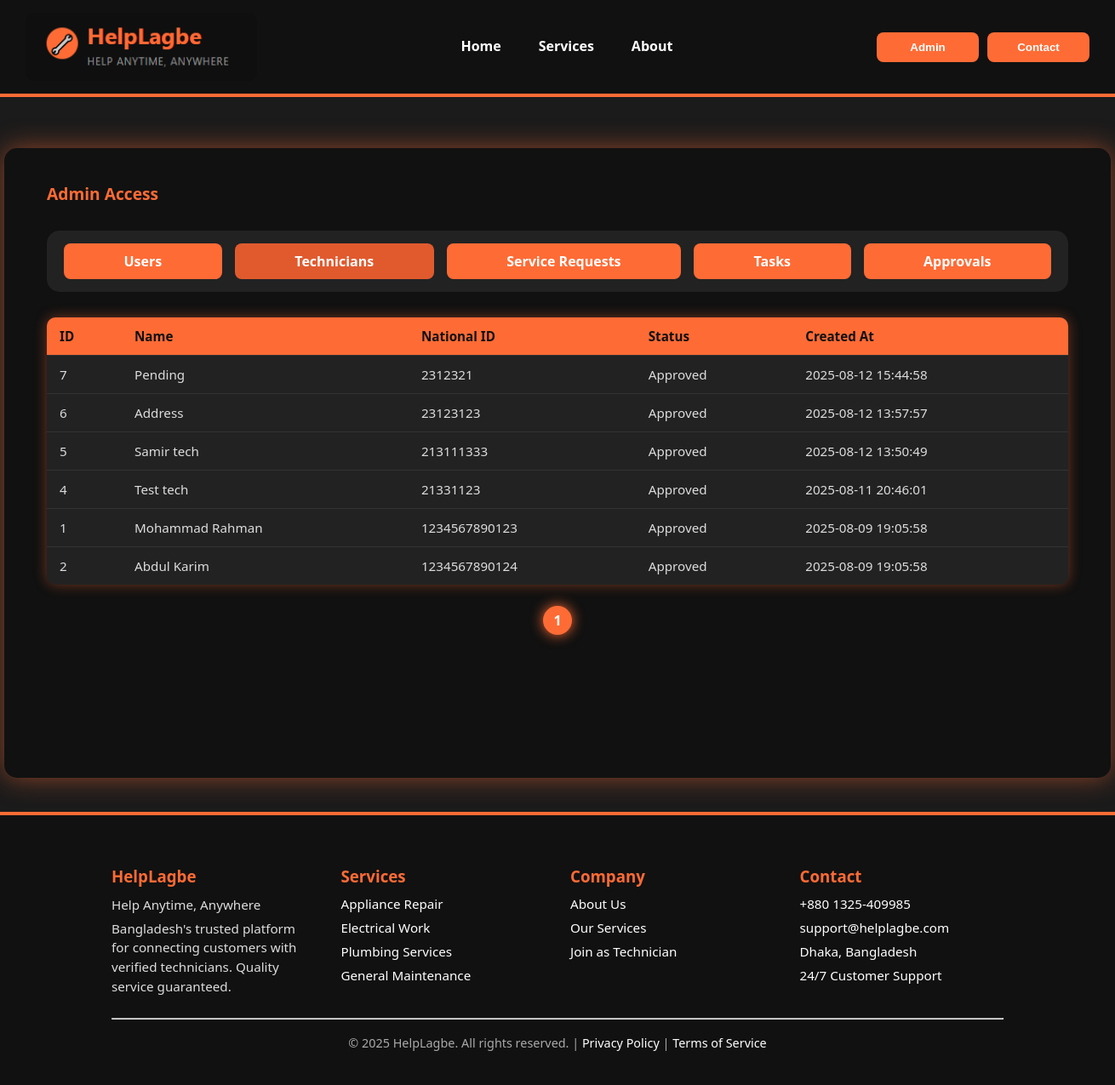
Screenshot of /admindash.php?tab=technicians with the database file from the repository.
### tables this page shows
CREATE TABLE `technician` (
  `technician_id` int(11) NOT NULL,
  `national_id` varchar(50) NOT NULL,
  `Full_Name` varchar(255) NOT NULL,
  `Required_Documents` text DEFAULT NULL,
  `Skill_details` text NOT NULL,
  `status` enum('pending','approved','rejected') DEFAULT 'pending',
  `user_id` int(11) NOT NULL,
  `created_at` timestamp NOT NULL DEFAULT current_timestamp(),
  `updated_at` timestamp NOT NULL DEFAULT current_timestamp() ON UPDATE current_timestamp(),
  `address` text DEFAULT NULL
);

### admindash.php (the view, shortened to what this page needs)
<?php
require 'db.php';
$perPage = 10;
$page = isset($_GET['page']) ? max(1, (int) $_GET['page']) : 1;
$offset = ($page - 1) * $perPage;
$allowed_tabs = ['users', 'technicians', 'requests', 'tasks', 'approvals'];
$tab = isset($_GET['tab']) && in_array($_GET['tab'], $allowed_tabs) ? $_GET['tab'] : 'users';
function getCount($conn, $sql)
{
  $res = $conn->query($sql);
  if ($res && $row = $res->fetch_assoc()) {
    return (int) $row['count'];
  }
  return 0;
}
function getTotalPages($conn, $countSql, $perPage)
{
  $totalItems = getCount($conn, $countSql);
  return ceil($totalItems / $perPage);
}
?>
<!DOCTYPE html>
<html lang="en">
<head>
</head>
<body>
  <header>
    <div class="logo">
      <img src="logo.png" alt="HelpLagbe Logo" />
    </div>
    <nav>
      <a href="homepage.html">Home</a>
      <a href="#services">Services</a>
      <a href="#about">About</a>
    </nav>
    <div style="display:flex; gap:10px;">
      <button class="btn" onclick="location.href='admin.html'">Admin</button>
      <button class="btn"
        onclick="document.getElementById('contact').scrollIntoView({behavior:'smooth'})">Contact</button>
    </div>
  </header>
  <div class="container">
    <div class="admin-access">Admin Access</div>
    <div class="buttons-box">
      <a href="?tab=users" class="btn"
        style="background-color: <?= $tab === 'users' ? '#e05a2e' : '#ff6b35' ?>;">Users</a>
      <a href="?tab=technicians" class="btn"
        style="background-color: <?= $tab === 'technicians' ? '#e05a2e' : '#ff6b35' ?>;">Technicians</a>
      <a href="?tab=requests" class="btn"
        style="background-color: <?= $tab === 'requests' ? '#e05a2e' : '#ff6b35' ?>;">Service Requests</a>
      <a href="?tab=tasks" class="btn"
        style="background-color: <?= $tab === 'tasks' ? '#e05a2e' : '#ff6b35' ?>;">Tasks</a>
      <a href="?tab=approvals" class="btn"
        style="background-color: <?= $tab === 'approvals' ? '#e05a2e' : '#ff6b35' ?>;">Approvals</a>
    </div>
    <?php if ($tab === 'users'):
      $totalPages = getTotalPages($conn, "SELECT COUNT(*) AS count FROM users", $perPage);
      $result = $conn->query("SELECT user_id, username, email, phone_no, created_at FROM users ORDER BY created_at DESC LIMIT $perPage OFFSET $offset");
      ?>
      <table>
        <thead>
          <tr>
            <th>ID</th>
            <th>Username</th>
            <th>Email</th>
            <th>Phone</th>
            <th>Created At</th>
          </tr>
        </thead>
        <tbody>
          <?php while ($row = $result->fetch_assoc()): ?>
            <tr>
              <td><?= $row['user_id'] ?></td>
              <td><?= htmlspecialchars($row['username']) ?></td>
              <td><?= htmlspecialchars($row['email']) ?></td>
              <td><?= htmlspecialchars($row['phone_no']) ?></td>
              <td><?= $row['created_at'] ?></td>
            </tr>
          <?php endwhile; ?>
        </tbody>
      </table>
      <div class="pagination">
        <?php for ($i = 1; $i <= $totalPages; $i++): ?>
          <a href="?tab=users&page=<?= $i ?>" class="<?= $i == $page ? 'active' : '' ?>"><?= $i ?></a>
        <?php endfor; ?>
      </div>
    <?php elseif ($tab === 'technicians'):
      $totalPages = getTotalPages($conn, "SELECT COUNT(*) AS count FROM technician WHERE status != 'pending'", $perPage);
      $result = $conn->query("SELECT technician_id, Full_Name, national_id, status, created_at FROM technician WHERE status != 'pending' ORDER BY created_at DESC LIMIT $perPage OFFSET $offset");
      ?>
      <table>
        <thead>
          <tr>
            <th>ID</th>
            <th>Name</th>
            <th>National ID</th>
            <th>Status</th>
            <th>Created At</th>
          </tr>
        </thead>
        <tbody>
          <?php while ($row = $result->fetch_assoc()): ?>
            <tr>
              <td><?= $row['technician_id'] ?></td>
              <td><?= htmlspecialchars($row['Full_Name']) ?></td>
              <td><?= htmlspecialchars($row['national_id']) ?></td>
              <td><?= ucfirst($row['status']) ?></td>
              <td><?= $row['created_at'] ?></td>
            </tr>
          <?php endwhile; ?>
        </tbody>
      </table>
      <div class="pagination">
        <?php for ($i = 1; $i <= $totalPages; $i++): ?>
          <a href="?tab=technicians&page=<?= $i ?>" class="<?= $i == $page ? 'active' : '' ?>"><?= $i ?></a>
        <?php endfor; ?>
      </div>
    <?php endif; ?>
  </div>
  <footer id="contact">
    <div class="footer-top">
      <div>
        <h3>HelpLagbe</h3>
        <p>Help Anytime, Anywhere</p>
        <p>Bangladesh's trusted platform for connecting customers with verified technicians. Quality service guaranteed.
        </p>
      </div>
      <div>
        <h3>Services</h3>
        <ul>
          <li>Appliance Repair</li>
          <li>Electrical Work</li>
          <li>Plumbing Services</li>
          <li>General Maintenance</li>
        </ul>
      </div>
      <div>
        <h3>Company</h3>
        <ul>
          <li><a href="#">About Us</a></li>
          <li><a href="#">Our Services</a></li>
          <li><a href="#">Join as Technician</a></li>
        </ul>
      </div>
      <div>
        <h3>Contact</h3>
        <ul>
          <li>+880 1325-409985</li>
          <li>support@helplagbe.com</li>
          <li>Dhaka, Bangladesh</li>
          <li>24/7 Customer Support</li>
        </ul>
      </div>
    </div>
    <hr />
    <div class="footer-bottom">
      © <?php echo date('Y'); ?> HelpLagbe. All rights reserved. |
      <a href="#">Privacy Policy</a> |
      <a href="#">Terms of Service</a>
    </div>
  </footer>
</body>
</html>

### admindash.php (style rules this page uses)
body { margin: 0; font-family: "Segoe UI", Tahoma, Geneva, Verdana, sans-serif; background-color: #1b1b1b; color: white; min-height: 100vh; display: flex; flex-direction: column; }
a { text-decoration: none; color: white; transition: color 0.3s; }
nav a { font-weight: 600; font-size: 1rem; color: white; padding: 8px 12px; border-radius: 6px; transition: color 0.3s; background-color: transparent !important; box-shadow: none !important; border-bottom: 3px solid transparent; }
img { max-width: 100%; height: auto; border-radius: 10px; }
header { display: flex; align-items: center; justify-content: space-between; background-color: #111; padding: 15px 30px; position: sticky; top: 0; z-index: 100; border-bottom: 4px solid #ff6b35; }
.logo { display: flex; align-items: center; }
.logo img { height: 80px; }
nav { display: flex; gap: 20px; }
.container { background-color: #111; border-radius: 15px; padding: 40px 50px 50px; width: 1200px; margin: 60px auto 40px; box-shadow: 0 0 30px rgba(255, 107, 53, 0.5); min-height: 650px; display: flex; flex-direction: column; }
.admin-access { font-weight: 700; font-size: 1.2rem; color: #ff6b35; margin-bottom: 30px; user-select: none; }
.buttons-box { background-color: #222; border-radius: 15px; padding: 15px 20px; margin-bottom: 30px; display: flex; gap: 15px; flex-wrap: wrap; }
.btn { background-color: #ff6b35; border: none; padding: 10px 22px; color: white; cursor: pointer; font-weight: 700; border-radius: 8px; transition: background-color 0.3s ease; user-select: none; flex-grow: 1; text-align: center; min-width: 120px; }
table { width: 100%; border-collapse: collapse; font-size: 0.95rem; border-radius: 10px; overflow: hidden; box-shadow: 0 0 15px rgba(255, 107, 53, 0.4); background-color: #222; }
th, td { padding: 12px 15px; border-bottom: 1px solid #333; color: #ddd; text-align: left; }
th { background-color: #ff6b35; color: #111; font-weight: 700; }
tr:last-child td { border-bottom: none; }
.pagination { margin-top: 25px; text-align: center; user-select: none; }
.pagination a { color: white; margin: 0 8px; font-weight: 600; text-decoration: none; font-size: 1rem; padding: 6px 12px; border-radius: 50px; transition: background-color 0.3s ease, color 0.3s ease; background-color: transparent; box-shadow: none; display: inline-block; }
.pagination a.active, .pagination a:hover { color: white; background-color: #ff6b35; box-shadow: 0 0 15px #ff6b35; text-decoration: none; }
footer { background-color: #111; padding: 40px 10%; color: white; border-top: 4px solid #ff6b35; }
.footer-top { display: grid; grid-template-columns: repeat(auto-fit, minmax(200px, 1fr)); gap: 30px; text-align: left; margin-bottom: 20px; }
footer h3 { color: #ff6b35; margin-bottom: 10px; }
footer p { line-height: 1.5; font-size: 0.95rem; color: #ddd; margin: 5px 0; }
footer ul { list-style: none; padding: 0; margin: 0; }
footer ul li { margin: 8px 0; color: white; font-size: 0.95rem; }
footer ul li a { color: white; font-size: 0.95rem; }
.footer-bottom { text-align: center; padding-top: 10px; font-size: 0.9rem; color: #aaa; }

### rows the page displays
technician: technician_id "7", Full_Name "Pending", national "2312321", status "Approved", created_at "2025-08-12 15:44:58"
technician: technician_id "6", Full_Name "Address", national "23123123", status "Approved", created_at "2025-08-12 13:57:57"
technician: technician_id "5", Full_Name "Samir tech", national "213111333", status "Approved", created_at "2025-08-12 13:50:49"
technician: technician_id "4", Full_Name "Test tech", national "21331123", status "Approved", created_at "2025-08-11 20:46:01"
technician: technician_id "1", Full_Name "Mohammad Rahman", national "1234567890123", status "Approved", created_at "2025-08-09 19:05:58"
technician: technician_id "2", Full_Name "Abdul Karim", national "1234567890124", status "Approved", created_at "2025-08-09 19:05:58"
